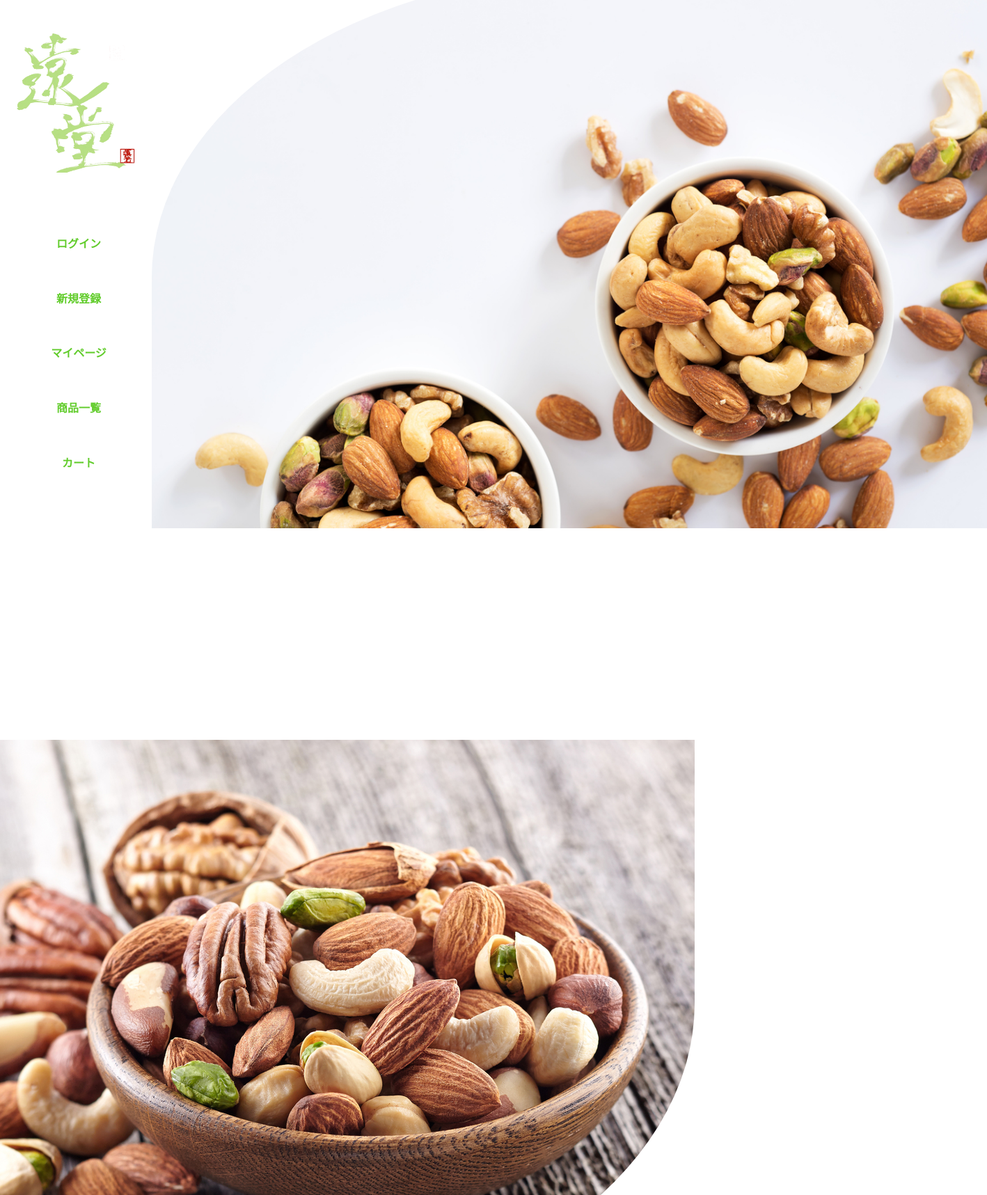
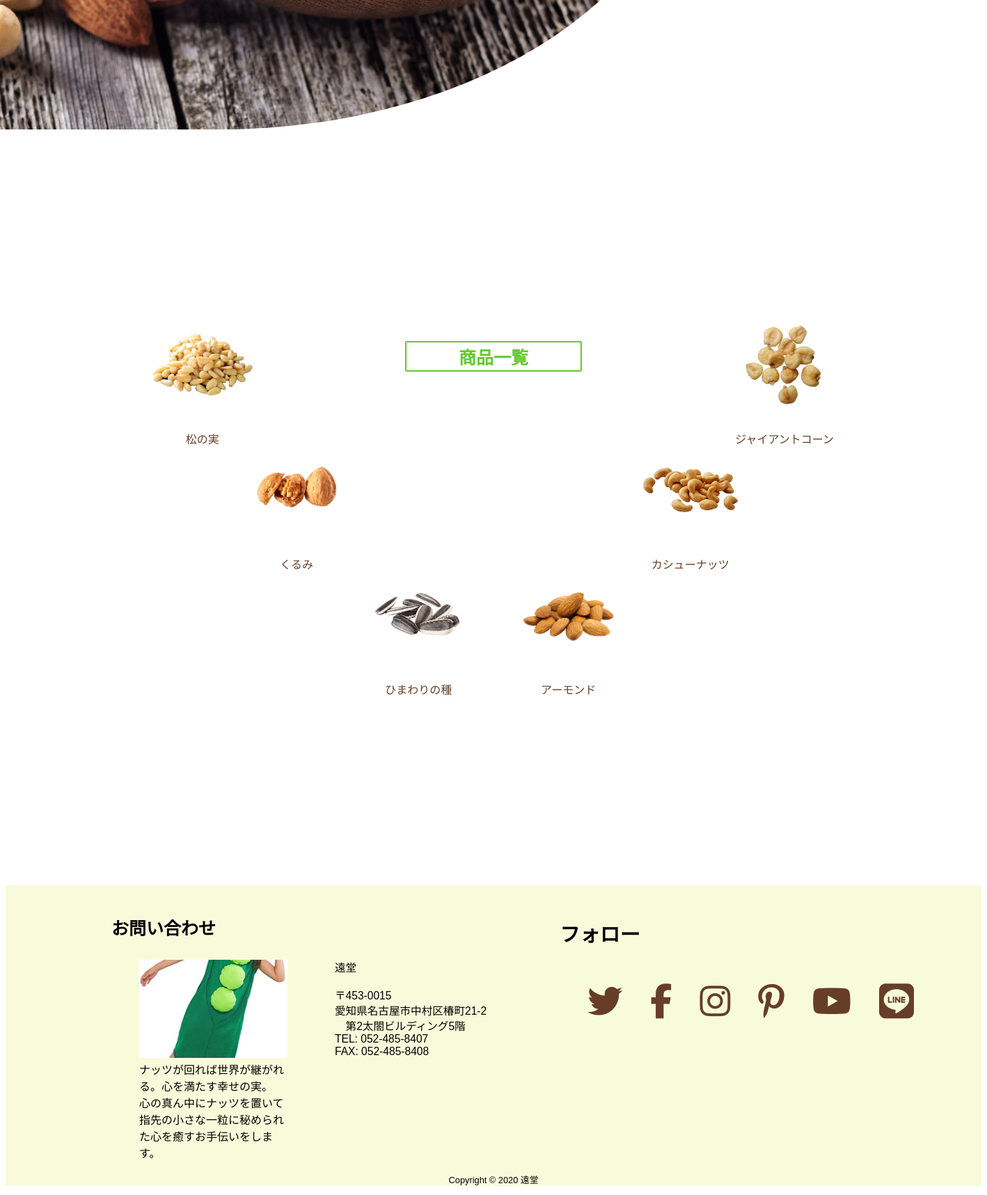
The page / on the database its author committed (2 pictures, top to bottom).
### tables this page shows
CREATE TABLE `product` (
  `id` int(11) NOT NULL,
  `product_name` varchar(200) NOT NULL,
  `price` int(11) NOT NULL,
  `syousai` varchar(200) NOT NULL,
  `keywords` varchar(60) NOT NULL
);

### index.php (the view, shortened to what this page needs)
<!DOCTYPE html>
<html>
	<head>
		<link rel="stylesheet" type="text/css" href="style2.css">
		</head>
	<body>
		<div class="wrapper">
			<div class="topflex">
				<div class="menu2">
					<div class="title2 hover">
						<a href="index.php"><img src="image/title.png"></a>
					</div>
					<div class="navi2">
						<ul>
							<?php
							if(!isset($_SESSION['customer'])){
								echo '<li><a href="login-page.php" class="csslink">ログイン</a></li>
							<li><a href="signup_page.php" class="csslink">新規登録</a></li>';
							}
							?>
							<li><a href="mypage.php" class="csslink">マイページ</a></li>
							<li><a href="product_list.php" class="csslink">商品一覧</a></li>
							<li><a href="cartpage.php" class="csslink">カート</a></li>
						</ul>
					</div>
				</div>
				<div class="topimg topfleximg">
					<img src="topimage.jpeg">
				</div>
			</div>
</div>
<div class="topflex">
	<div class="aboutimg"><img src="aboutimg.jpeg"></div>
</div>
<div class="subtitle">
<a href="product_list.php" class="csslink3">商品一覧</a>
</div>
<div class="topprd">
<?php
$pdo=new PDO('mysql:host=localhost;dbname=shop;charset=utf8', 'root', '');
$product=$pdo->query('select * from product');
$i=1;
foreach ($product as $row) {
	if($i >= 7){
        break;
    }
	echo '<div class="topprd-item itemheight',$i,'"><a href="detail.php?id=',$i,'"><img src="image/',$row['id'],'-1.png" class="hover"><br><div class="topprd-title">',$row['product_name'],'</a></div></div>';
	$i++;
}
?>

### css/style2.css (style rules this page uses)
body { font-family: '游ゴシック体', 'Yu Gothic', 'YuGothic', 'ヒラギノ角ゴ Pro', 'Hiragino Kaku Gothic Pro', 'メイリオ', 'Meiryo', sans-serif; overflow-y: scroll; }
.menu2 { width:20%; text-align: center; }
.title2 img { width:200px; margin-top: 40px; }
.navi2 { margin:0; padding:0; }
.navi2 li { list-style-type: none; margin-bottom: 50px; }
.navi2 ul { margin-top:80px; padding:0; }
.csslink { width: 80px; height: 1.2em; text-align: center; background-color: #fff; display: inline-block; padding: 0.3em 1em; text-decoration: none; color: #61cc2b; border-radius: 3px; transition: .4s; font-weight: bold; }
.topflex { display: flex; flex-wrap: nowrap; justify-content: space-between; width: 100%; }
.topimg { text-align: right; margin-right: -8px; margin-top: -50px; padding: 0; }
.topimg img { border-radius: 55% 0 0; width: 1200px; margin: 0; }
.aboutimg img { margin-top: 300px; margin-left: -250px; border-radius: 0 0 55%; }
.csslink3 { width: 200px; height: 1em; line-height: 1em; text-align: center; font-size: 25px; background-color: #FFF; display: inline-block; padding: 0.4em 1em 0.2em; text-decoration: none; color: #61cc2b; border: solid 2px #61cc2b; border-radius: 3px; transition: .4s; font-weight: bold; }
.subtitle { margin: 300px 0 50px; text-align: center; }
.topprd { display: flex; justify-content: space-around; flex-wrap: wrap; width: 75%; margin: -150px auto 50px; }
.topprd-title a:link { text-decoration: none; color: rgb(102,62,40); }
.topprd-item { text-align: center; margin-bottom: 20px; }
.hover { cursor: pointer; transition: all 0.3s ease 0s; }
.topprd-item img { width: 180px; border-radius: 5px; }
.itemheight2 { margin-top: 180px; margin-left: -80px; }
.itemheight3 { margin-top: 360px; margin-left: -40px; }
.itemheight4 { margin-top: 360px; margin-right: -40px; }
.itemheight5 { margin-top: 180px; margin-right: -80px; }
.footer { margin-top: 250px; background-color: rgb(248,251,218); }
.footer__wrapper { display: flex; justify-content: space-around; height: 400px; }
.contact { width: 40vw; margin-left: 8vw; }
.contact__ttl { font-size: 25px; margin-bottom: 0.5em; }
.contact__company { display: flex; }
.contact__ceo { display: table; }
.contact__ceo--img { width: 15vw; height: 10vw; object-fit: cover; }
.contact__ceo--txt { display: table-caption; caption-side: bottom; }
.contact__txt { font-size: 1.1vw; margin-left: 2vw; }
.follow { width: 40vw; }
.follow__ttl { font-size: 1.8em; margin-bottom: 0.5em; }
.follow__ico { display: flex; flex-wrap: wrap; font-size: 50px; list-style: none; }
.fab { color: rgb(102,62,40); margin-right: 0.8em; text-decoration: none; }
.copyright { font-size: 0.8em; text-align: center; }

### rows shown on the page
product: shows a picture, product_name "松の実"
product: shows a picture, product_name "くるみ"
product: shows a picture, product_name "ひまわりの種"
product: shows a picture, product_name "アーモンド"
product: shows a picture, product_name "カシューナッツ"
product: shows a picture, product_name "ジャイアントコーン"
